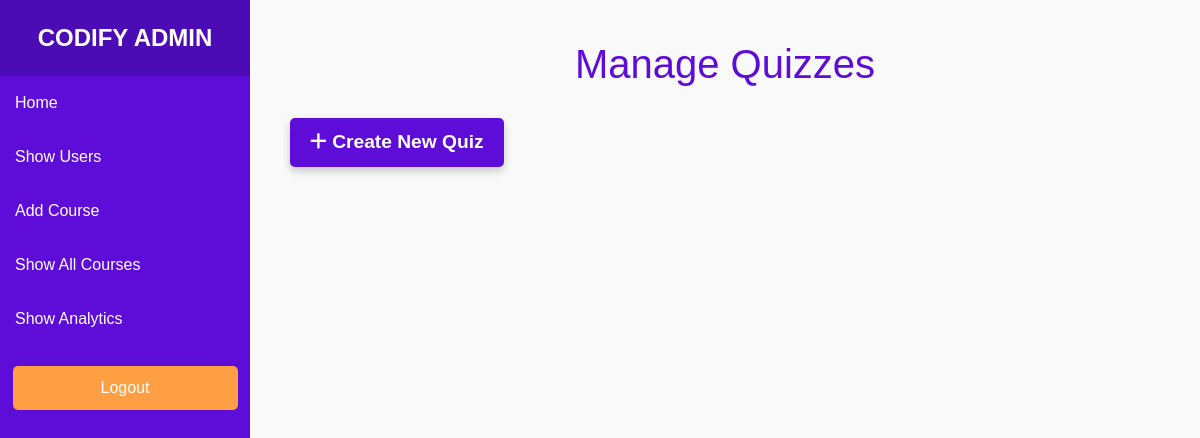
/admin/quizzes, run on an earlier commit of the app's database.
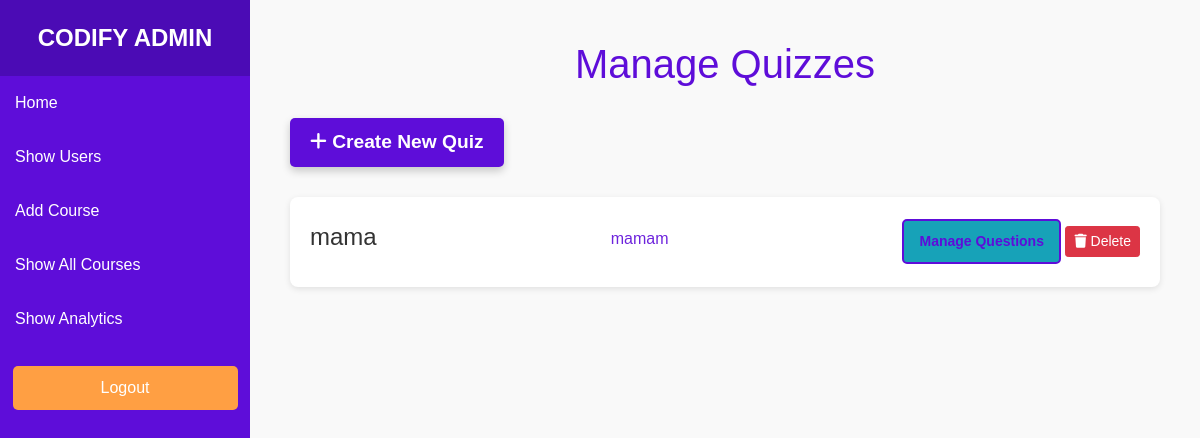
And on a later commit of the database.
### models.py (models this page shows)
class Quiz(Base):
    __tablename__ = 'quizzes'
    id = Column(Integer, primary_key=True)
    title = Column(String(100), nullable=False)
    created_at = Column(DateTime, server_default=func.now())
    course_id = Column(Integer, ForeignKey('courses.id', ondelete='CASCADE'), nullable=False)
    course = relationship('Course', back_populates='quizzes')
    questions = relationship('Question', back_populates='quiz', cascade="all, delete-orphan")

class Course(Base):
    __tablename__ = 'courses'
    id = Column(Integer, primary_key=True)
    title = Column(String(100), nullable=False)
    description = Column(String(500))
    course_thumbnail = Column(LargeBinary, nullable=True)
    lessons = relationship('Lesson', back_populates='course', cascade="all, delete-orphan")
    quizzes = relationship('Quiz', back_populates='course', cascade="all, delete-orphan")
    progress = relationship('UserProgress', back_populates='course', cascade="all, delete-orphan")
    enrollments = relationship('Enrollment', back_populates='course', cascade="all, delete-orphan")

### app.py (the view, shortened to what this page needs)
@app.route('/admin/quizzes', methods=['GET', 'POST'])
def manage_quizzes():
    quizzes = db_session.query(Quiz).all()
    return render_template('manage_quizzes.html', quizzes=quizzes)

### templates/manage_quizzes.html (shortened to what this page needs)
<!DOCTYPE html>
<html lang="en">
<head>
    <link rel="stylesheet" href="https://cdn.jsdelivr.net/npm/bootstrap@4.6.2/dist/css/bootstrap.min.css">
    <link rel="stylesheet" href="https://cdnjs.cloudflare.com/ajax/libs/font-awesome/6.0.0-beta3/css/all.min.css">
</head>
<body>
    <div class="sidebar">
        <div class="brand">CODIFY ADMIN</div>
        <a class="nav-link" href="#">Home</a>
        <a class="nav-link" href="#">Show Users</a>
        <a class="nav-link" href="/admin/add_course">Add Course</a>
        <a class="nav-link" href="/admin/show-courses/">Show All Courses</a>
        <a class="nav-link" href="#">Show Analytics</a>
        <button class="logout-btn">Logout</button>
    </div>
    <div class="main-content">
        <h1>Manage Quizzes</h1>
        <a href="{{ url_for('create_quiz') }}" class="create-quiz-btn">
            <i class="fas fa-plus"></i> Create New Quiz
        </a>
        <ul class="quiz-list">
            {% for quiz in quizzes %}
            <li>
                <h3>{{ quiz.title }}</h3>
                <p class="course-description">{{ quiz.course.title }}</p>
                <div>
                    <a href="{{ url_for('manage_questions', quiz_id=quiz.id) }}" class="btn btn-info btn-sm">
                        Manage Questions
                    </a>
                    <form action="{{ url_for('manage_quizzes') }}" method="post" style="display:inline;">
                        <button type="submit" class="btn btn-danger btn-sm">
                            <i class="fas fa-trash"></i> Delete
                        </button>
                    </form>
                </div>
            </li>
            {% endfor %}
        </ul>
    </div>
</body>
</html>

What changed in the data, as far as the page shows it:
added Quiz: title "mama", course "mamam"
